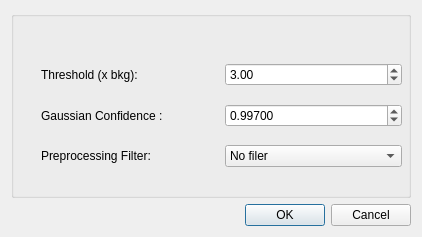
<?xml version="1.0" encoding="UTF-8"?>
<ui version="4.0">
 <class>DialogPeakFind</class>
 <widget class="QDialog" name="DialogPeakFind">
  <property name="windowModality">
   <enum>Qt::ApplicationModal</enum>
  </property>
  <property name="geometry">
   <rect>
    <x>0</x>
    <y>0</y>
    <width>422</width>
    <height>237</height>
   </rect>
  </property>
  <property name="sizePolicy">
   <sizepolicy hsizetype="Fixed" vsizetype="Fixed">
    <horstretch>0</horstretch>
    <verstretch>0</verstretch>
   </sizepolicy>
  </property>
  <property name="windowTitle">
   <string>Search Peaks</string>
  </property>
  <property name="modal">
   <bool>true</bool>
  </property>
  <layout class="QGridLayout" name="gridLayout_2">
   <item row="1" column="0">
    <widget class="QDialogButtonBox" name="buttonBox">
     <property name="orientation">
      <enum>Qt::Horizontal</enum>
     </property>
     <property name="standardButtons">
      <set>QDialogButtonBox::Cancel|QDialogButtonBox::Ok</set>
     </property>
    </widget>
   </item>
   <item row="0" column="0">
    <widget class="QGroupBox" name="groupBox">
     <property name="title">
      <string/>
     </property>
     <widget class="QWidget" name="gridLayoutWidget">
      <property name="geometry">
       <rect>
        <x>30</x>
        <y>40</y>
        <width>361</width>
        <height>131</height>
       </rect>
      </property>
      <layout class="QGridLayout" name="gridLayout">
       <item row="0" column="1">
        <widget class="QDoubleSpinBox" name="thresholdSpinBox">
         <property name="styleSheet">
          <string notr="true"/>
         </property>
         <property name="frame">
          <bool>true</bool>
         </property>
         <property name="buttonSymbols">
          <enum>QAbstractSpinBox::UpDownArrows</enum>
         </property>
         <property name="minimum">
          <double>1.500000000000000</double>
         </property>
         <property name="maximum">
          <double>100000.000000000000000</double>
         </property>
         <property name="value">
          <double>3.000000000000000</double>
         </property>
        </widget>
       </item>
       <item row="0" column="0">
        <widget class="QLabel" name="thresholdLabel">
         <property name="toolTip">
          <string>&lt;html&gt;&lt;head/&gt;&lt;body&gt;&lt;p&gt;Threshold in signal/background ratio&lt;/p&gt;&lt;/body&gt;&lt;/html&gt;</string>
         </property>
         <property name="text">
          <string>Threshold (x bkg): </string>
         </property>
        </widget>
       </item>
       <item row="1" column="1">
        <widget class="QDoubleSpinBox" name="confidenceSpinBox">
         <property name="styleSheet">
          <string notr="true"/>
         </property>
         <property name="frame">
          <bool>true</bool>
         </property>
         <property name="buttonSymbols">
          <enum>QAbstractSpinBox::UpDownArrows</enum>
         </property>
         <property name="decimals">
          <number>5</number>
         </property>
         <property name="maximum">
          <double>1.000000000000000</double>
         </property>
         <property name="value">
          <double>0.997000000000000</double>
         </property>
        </widget>
       </item>
       <item row="1" column="0">
        <widget class="QLabel" name="confidenceLabel">
         <property name="toolTip">
          <string>&lt;html&gt;&lt;head/&gt;&lt;body&gt;&lt;p&gt;Confidence interval for the 3D &lt;/p&gt;&lt;p&gt;distribution of points. &lt;/p&gt;&lt;p&gt;0.997 corresponds to 3 Sigma&lt;/p&gt;&lt;/body&gt;&lt;/html&gt;</string>
         </property>
         <property name="text">
          <string>Gaussian Confidence : </string>
         </property>
        </widget>
       </item>
       <item row="2" column="0">
        <widget class="QLabel" name="filterLabel">
         <property name="text">
          <string>Preprocessing Filter:</string>
         </property>
        </widget>
       </item>
       <item row="2" column="1">
        <widget class="QComboBox" name="filterComboBox">
         <item>
          <property name="text">
           <string>No filer</string>
          </property>
         </item>
         <item>
          <property name="text">
           <string>Choose filer...</string>
          </property>
         </item>
        </widget>
       </item>
      </layout>
     </widget>
    </widget>
   </item>
  </layout>
 </widget>
 <resources/>
 <connections>
  <connection>
   <sender>buttonBox</sender>
   <signal>accepted()</signal>
   <receiver>DialogPeakFind</receiver>
   <slot>accept()</slot>
   <hints>
    <hint type="sourcelabel">
     <x>257</x>
     <y>545</y>
    </hint>
    <hint type="destinationlabel">
     <x>157</x>
     <y>227</y>
    </hint>
   </hints>
  </connection>
  <connection>
   <sender>buttonBox</sender>
   <signal>rejected()</signal>
   <receiver>DialogPeakFind</receiver>
   <slot>reject()</slot>
   <hints>
    <hint type="sourcelabel">
     <x>325</x>
     <y>545</y>
    </hint>
    <hint type="destinationlabel">
     <x>286</x>
     <y>227</y>
    </hint>
   </hints>
  </connection>
 </connections>
</ui>
